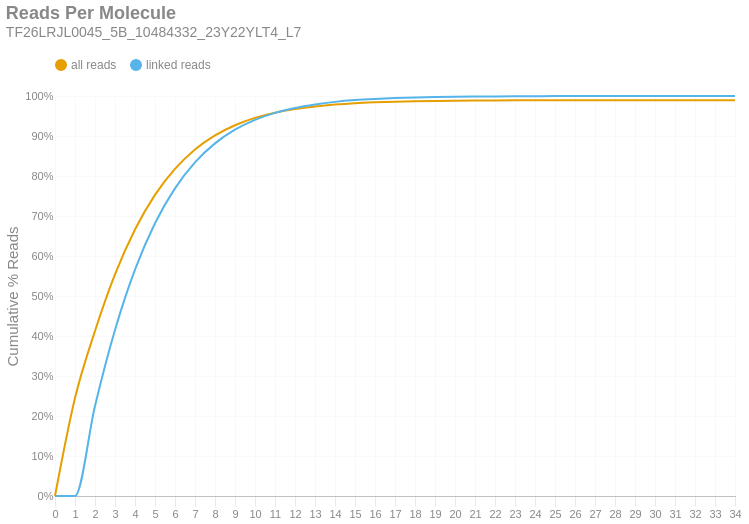

The cell this chart's notebook holds for it:
### Markdown cell above
### Reads per Molecule
This chart shows the cumulative distribution of the number of reads per linked molecule. That is, how many alignments are associated with a unique molecule. This excludes the number of reads associated with invalid or absent linked-read barcodes. The `linked` histogram is the percentages recalculated when disregarding singletons.

### Code cell
if SKIPLR:
    print_html(f"Skipped")
else:
    counts = np.bincount(valids['reads'].cast(pl.Int64).to_numpy())
    weighted = counts * np.arange(len(counts))
    all_perc = weighted / n_reads
    linked_perc = weighted / n_linked_reads
    linked_perc[1] = 0
    binned_df = pl.DataFrame({
        'readsper': list(range(len(counts))),
        'all reads (cumsum)': np.cumsum(all_perc).tolist(),
        'linked reads (cumsum)': np.cumsum(linked_perc).tolist(),
    })

    with SafeRender(binned_df):
        (
            density_plot(binned_df, 'Reads Per Molecule', samplename, 'readspmol')
            .encode(
                x=alt.X('readsper:O', title=None).axis(labelAngle=0).scale(padding=0),
                y=alt.Y('value:Q', title='Cumulative % Reads').axis(format='%').stack(False),
                color=alt.Color("key:N").scale(domain=["all reads", "linked reads"]),
                tooltip=[
                    alt.Tooltip("key:N", title="Data Type"),
                    alt.Tooltip("readsper:O", title="Reads Per Molecule"),
                    alt.Tooltip("value:Q", format=".2%", title="% Reads (Cum.)")
                ]            
            )
        ).display()

### Figure 1 — Vega-Lite specification as saved in the notebook (floating-point values rounded to 4 significant figures)
{"width": "container", "height": 400, "config": {"title": {"anchor": "start", "dy": -15, "fontSize": 18, "color": "#888888", "subtitleColor": "#888888", "subtitleFontSize": 14}, "arc": {"fill": "#0072B2"}, "axis": {"domainColor": "#888888", "domainWidth": 0.5, "gridWidth": 0.2, "grid": false, "titleFontWeight": 400, "titleFontSize": 15, "labelFontSize": 11, "labelColor": "#888888", "tickColor": "#888888", "tickWidth": 0.2, "titleColor": "#888888"}, "axisBand": {"grid": false}, "axisX": {"grid": true, "tickSize": 10, "domainCap": "round"}, "axisY": {"domain": false, "grid": true, "tickSize": 0, "domainCap": "round"}, "background": "transparent", "header": {"labelFontSize": 15, "labelColor": "#888888", "titleFontSize": 15, "titleFontWeight": 600, "titleColor": "#888888"}, "legend": {"labelFont": "sans-serif", "labelFontSize": 12, "labelColor": "#888888", "symbolSize": 100, "symbolType": "circle", "titleFontSize": 12, "titlePadding": 10, "titleColor": "#888888", "title": null, "orient": "top"}, "range": {"category": ["#E69F00", "#56B4E9", "#009E73", "#F0E442", "#0072B2", "#D55E00", "#CC79A7", "#000000"], "diverging": ["#cfe8f3", "#a2d4ec", "#73bfe2", "#46abdb", "#1696d2", "#12719e"]}, "area": {"fill": "#0072B2", "fillOpacity": 0.7, "line": true, "strokeOpacity": 0.7}, "line": {"color": "#0072B2", "stroke": "#0072B2", "strokeWidth": 2}, "trail": {"color": "#0072B2", "stroke": "#0072B2", "strokeWidth": 0, "size": 1}, "point": {"filled": true, "fillOpacity": 1.0, "size": 95}, "text": {"color": "#888888", "fontSize": 11, "align": "right", "fontWeight": 400, "size": 11}, "bar": {"fill": "#0072B2", "stroke": null}, "view": {"stroke": null, "continuousWidth": 660, "continuousHeight": 400}}, "data": {"name": "data-681d786e0824c4970b8cabc1899db215"}, "mark": {"type": "line", "interpolate": "monotone", "point": {"opacity": 0, "size": 275}}, "encoding": {"color": {"field": "key", "scale": {"domain": ["all reads", "linked reads"]}, "type": "nominal"}, "tooltip": [{"field": "key", "title": "Data Type", "type": "nominal"}, {"field": "readsper", "title": "Reads Per Molecule", "type": "ordinal"}, {"field": "value", "format": ".2%", "title": "% Reads (Cum.)", "type": "quantitative"}], "x": {"axis": {"labelAngle": 0}, "field": "readsper", "scale": {"padding": 0}, "title": null, "type": "ordinal"}, "y": {"axis": {"format": "%"}, "field": "value", "stack": false, "title": "Cumulative % Reads", "type": "quantitative"}}, "params": [{"name": "param_c36ac31b6afebe62", "select": {"type": "point", "fields": ["key"]}, "bind": "legend"}], "title": {"text": "Reads Per Molecule", "subtitle": "TF26LRJL0045_5B_10484332_23Y22YLT4_L7"}, "transform": [{"fold": ["all reads (cumsum)", "linked reads (cumsum)"]}, {"calculate": "replace(datum.key, ' (cumsum)', '')", "as": "key"}, {"filter": {"param": "param_c36ac31b6afebe62"}}], "usermeta": {"embedOptions": {"downloadFileName": "TF26LRJL0045_5B_10484332_23Y22YLT4_L7.readspmol"}}, "$schema": "https://vega.github.io/schema/vega-lite/v6.4.1.json", "datasets": {"data-681d786e0824c4970b8cabc1899db215": [{"readsper": 0, "all reads (cumsum)": 0.0, "linked reads (cumsum)": 0.0}, {"readsper": 1, "all reads (cumsum)": 0.2448, "linked reads (cumsum)": 0.0}, {"readsper": 2, "all reads (cumsum)": 0.4126, "linked reads (cumsum)": 0.2252}, {"readsper": 3, "all reads (cumsum)": 0.5541, "linked reads (cumsum)": 0.4152}, {"readsper": 4, "all reads (cumsum)": 0.6664, "linked reads (cumsum)": 0.566}, {"readsper": 5, "all reads (cumsum)": 0.7528, "linked reads (cumsum)": 0.682}, {"readsper": 6, "all reads (cumsum)": 0.8176, "linked reads (cumsum)": 0.769}, {"readsper": 7, "all reads (cumsum)": 0.866, "linked reads (cumsum)": 0.834}, {"readsper": 8, "all reads (cumsum)": 0.9014, "linked reads (cumsum)": 0.8815}, {"readsper": 9, "all reads (cumsum)": 0.9269, "linked reads (cumsum)": 0.9158}, {"readsper": 10, "all reads (cumsum)": 0.9452, "linked reads (cumsum)": 0.9404}, {"readsper": 11, "all reads (cumsum)": 0.9581, "linked reads (cumsum)": 0.9577}, {"readsper": 12, "all reads (cumsum)": 0.9673, "linked reads (cumsum)": 0.97}, {"readsper": 13, "all reads (cumsum)": 0.9738, "linked reads (cumsum)": 0.9788}, {"readsper": 14, "all reads (cumsum)": 0.9787, "linked reads (cumsum)": 0.9853}, {"readsper": 15, "all reads (cumsum)": 0.982, "linked reads (cumsum)": 0.9898}, {"readsper": 16, "all reads (cumsum)": 0.9842, "linked reads (cumsum)": 0.9927}, {"readsper": 17, "all reads (cumsum)": 0.9857, "linked reads (cumsum)": 0.9948}, {"readsper": 18, "all reads (cumsum)": 0.9869, "linked reads (cumsum)": 0.9964}, {"readsper": 19, "all reads (cumsum)": 0.9877, "linked reads (cumsum)": 0.9974}, {"readsper": 20, "all reads (cumsum)": 0.9883, "linked reads (cumsum)": 0.9982}, {"readsper": 21, "all reads (cumsum)": 0.9887, "linked reads (cumsum)": 0.9987}, {"readsper": 22, "all reads (cumsum)": 0.9889, "linked reads (cumsum)": 0.9991}, {"readsper": 23, "all reads (cumsum)": 0.9891, "linked reads (cumsum)": 0.9993}, {"readsper": 24, "all reads (cumsum)": 0.9893, "linked reads (cumsum)": 0.9995}, {"readsper": 25, "all reads (cumsum)": 0.9894, "linked reads (cumsum)": 0.9997}, {"readsper": 26, "all reads (cumsum)": 0.9895, "linked reads (cumsum)": 0.9998}, {"readsper": 27, "all reads (cumsum)": 0.9895, "linked reads (cumsum)": 0.9999}, {"readsper": 28, "all reads (cumsum)": 0.9896, "linked reads (cumsum)": 0.9999}, {"readsper": 29, "all reads (cumsum)": 0.9896, "linked reads (cumsum)": 1.0}, {"readsper": 30, "all reads (cumsum)": 0.9896, "linked reads (cumsum)": 1.0}, {"readsper": 31, "all reads (cumsum)": 0.9896, "linked reads (cumsum)": 1.0}, {"readsper": 32, "all reads (cumsum)": 0.9896, "linked reads (cumsum)": 1.0}, {"readsper": 33, "all reads (cumsum)": 0.9896, "linked reads (cumsum)": 1.0}, {"readsper": 34, "all reads (cumsum)": 0.9896, "linked reads (cumsum)": 1.0}]}}
